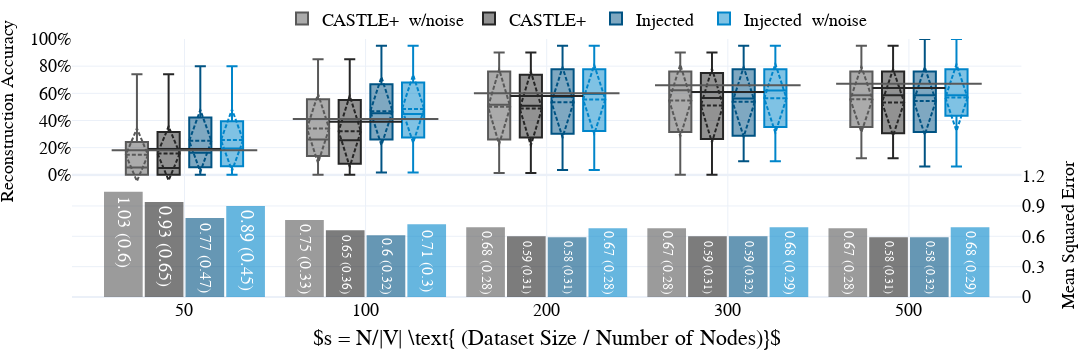

Notebook cell for this chart:
### Code cell
# ## Versions
version = '(r_ex_1b_k20_l3_h2_n0|r_ex_2b_k20_l3_h2_n0|r_ex_5b_k20_l3_h2_n0|r_ex_1b_k20_l3_h2_n20|r_ex_2b_k20_l3_h2_n20|r_ex_5b_k20_l3_h2_n20)'
   
df = collect_results(version=version, known_p = 0.2, folder=result_folder)

names = ['', ' w/noise']

groups = [  
    (names[1],["r_ex_1b_k20_l3_h2_n20","r_ex_2b_k20_l3_h2_n20","r_ex_5b_k20_l3_h2_n20"]),
    (names[0],["r_ex_1b_k20_l3_h2_n0","r_ex_2b_k20_l3_h2_n0","r_ex_5b_k20_l3_h2_n0"])
        ]

df['V2'] = df['V']
for v in [c[0] for c in groups]:
    group_l = [c[1] for c in groups if c[0]==v][0]
    if debug:
        print(group_l)
        print(v)
        # print([i in group_l for i in df.V2])

    df.loc[ [i in group_l for i in df.V2],'V'] = v

plot_ly_by_compare_auto(df, x='alpha', x_desc=r"$s = N/|V| \text{ (Dataset Size / Number of Nodes)}$", 
legend_cord=[0.5,1.15], names_list = names, comparison_lines_width= 260,
y1_range=[-0.9,1], y2_range= [0, 2.55], y2_ticks=[0,.3,.6,.9,1.2], xwidth=1100, 
name='compalpha_3L', version='3lvsNoise', save=save_figs, output_folder=output_folder)

### Figure 1 — Plotly figure (JSON) as saved in the notebook; plotly's stock layout.template omitted (floating-point values rounded to 4 significant figures; data arrays with more than 128 entries replaced by an {"elided": "..."} marker saying what was removed)
{"data": [{"marker": {"color": "#595959", "line": {"color": "#595959", "width": 2}}, "name": "CASTLEMSE", "opacity": 0.6, "showlegend": false, "text": ["1.03 (0.6)", "0.75 (0.33)", "0.68 (0.28)", "0.67 (0.28)", "0.67 (0.28)"], "textposition": "auto", "type": "bar", "x": ["50", "100", "200", "300", "500"], "xaxis": "x", "y": [1.03, 0.75, 0.68, 0.67, 0.67], "yaxis": "y2"}, {"marker": {"color": "#262626", "line": {"color": "#262626", "width": 2}}, "name": "CASTLEMSE", "opacity": 0.6, "showlegend": false, "text": ["0.93 (0.65)", "0.65 (0.36)", "0.59 (0.31)", "0.59 (0.31)", "0.58 (0.31)"], "textposition": "auto", "type": "bar", "x": ["50", "100", "200", "300", "500"], "xaxis": "x", "y": [0.93, 0.65, 0.59, 0.59, 0.58], "yaxis": "y2"}, {"marker": {"color": "#005383", "line": {"color": "#005383", "width": 2}}, "name": "InjectedMSE", "opacity": 0.6, "showlegend": false, "text": ["0.77 (0.47)", "0.6 (0.32)", "0.58 (0.31)", "0.59 (0.32)", "0.58 (0.32)"], "textposition": "inside", "type": "bar", "x": ["50", "100", "200", "300", "500"], "xaxis": "x", "y": [0.77, 0.6, 0.58, 0.59, 0.58], "yaxis": "y2"}, {"marker": {"color": "#0085CA", "line": {"color": "#0085CA", "width": 2}}, "name": "InjectedMSE", "opacity": 0.6, "showlegend": false, "text": ["0.89 (0.45)", "0.71 (0.3)", "0.67 (0.28)", "0.68 (0.29)", "0.68 (0.29)"], "textposition": "inside", "type": "bar", "x": ["50", "100", "200", "300", "500"], "xaxis": "x", "y": [0.89, 0.71, 0.67, 0.68, 0.68], "yaxis": "y2"}, {"boxmean": "sd", "boxpoints": false, "marker": {"color": "#595959"}, "name": "CASTLE+  w/noise", "type": "box", "x": {"elided": "450 str values"}, "xaxis": "x", "y": {"elided": "450 float values"}, "yaxis": "y"}, {"boxmean": "sd", "boxpoints": false, "marker": {"color": "#262626"}, "name": "CASTLE+ ", "type": "box", "x": {"elided": "450 str values"}, "xaxis": "x", "y": {"elided": "450 float values"}, "yaxis": "y"}, {"boxmean": "sd", "boxpoints": false, "marker": {"color": "#005383"}, "name": "Injected ", "type": "box", "x": {"elided": "450 str values"}, "xaxis": "x", "y": {"elided": "450 float values"}, "yaxis": "y"}, {"boxmean": "sd", "boxpoints": false, "marker": {"color": "#0085CA"}, "name": "Injected  w/noise", "type": "box", "x": {"elided": "450 str values"}, "xaxis": "x", "y": {"elided": "450 float values"}, "yaxis": "y"}, {"marker": {"color": "#262626", "line": {"color": "#262626", "width": 2}, "size": 52, "symbol": "line-ew"}, "mode": "markers", "name": "CASTLE+20%", "showlegend": false, "type": "scatter", "x": ["50", "100", "200", "300", "500"], "xaxis": "x", "y": [0.19, 0.39, 0.58, 0.61, 0.64], "yaxis": "y"}, {"marker": {"color": "#595959", "line": {"color": "#595959", "width": 2}, "size": 104, "symbol": "line-ew"}, "mode": "markers", "name": "CASTLE+20%", "showlegend": false, "type": "scatter", "x": ["50", "100", "200", "300", "500"], "xaxis": "x", "y": [0.18, 0.41, 0.6, 0.66, 0.67], "yaxis": "y"}], "layout": {"annotations": [{"align": "left", "showarrow": false, "text": "Reconstruction Accuracy", "textangle": -90, "valign": "top", "xanchor": "left", "xref": "paper", "xshift": -580, "yanchor": "top", "yref": "paper", "yshift": 150}, {"align": "left", "showarrow": false, "text": "Mean Squared Error", "textangle": -90, "valign": "top", "xanchor": "left", "xref": "paper", "xshift": 480, "yanchor": "top", "yref": "paper", "yshift": 10}], "autosize": true, "bargap": 0.1, "bargroupgap": 0.1, "boxmode": "group", "font": {"color": "Black", "family": "Serif", "size": 18}, "height": 350, "legend": {"orientation": "h", "x": 0.5, "xanchor": "center", "y": 1.15, "yanchor": "top"}, "margin": {"b": 0, "l": 10, "pad": 0, "r": 10, "t": 10}, "showlegend": true, "title": {"text": ""}, "width": 1100, "xaxis": {"anchor": "y", "domain": [0, 0.94], "showgrid": true, "title": {"text": "$s = N/|V| \\text{ (Dataset Size / Number of Nodes)}$"}}, "yaxis": {"anchor": "x", "domain": [0, 1], "nticks": 10, "range": [-0.9, 1], "showgrid": true, "showticklabels": true, "tickformat": ".0%", "tickvals": [0, 0.2, 0.4, 0.6, 0.8, 1], "title": {"text": ""}, "zeroline": true}, "yaxis2": {"anchor": "x", "nticks": 10, "overlaying": "y", "range": [0, 2.55], "showgrid": true, "showticklabels": true, "side": "right", "tickvals": [0, 0.3, 0.6, 0.9, 1.2], "title": {"text": ""}, "zeroline": true}}}
